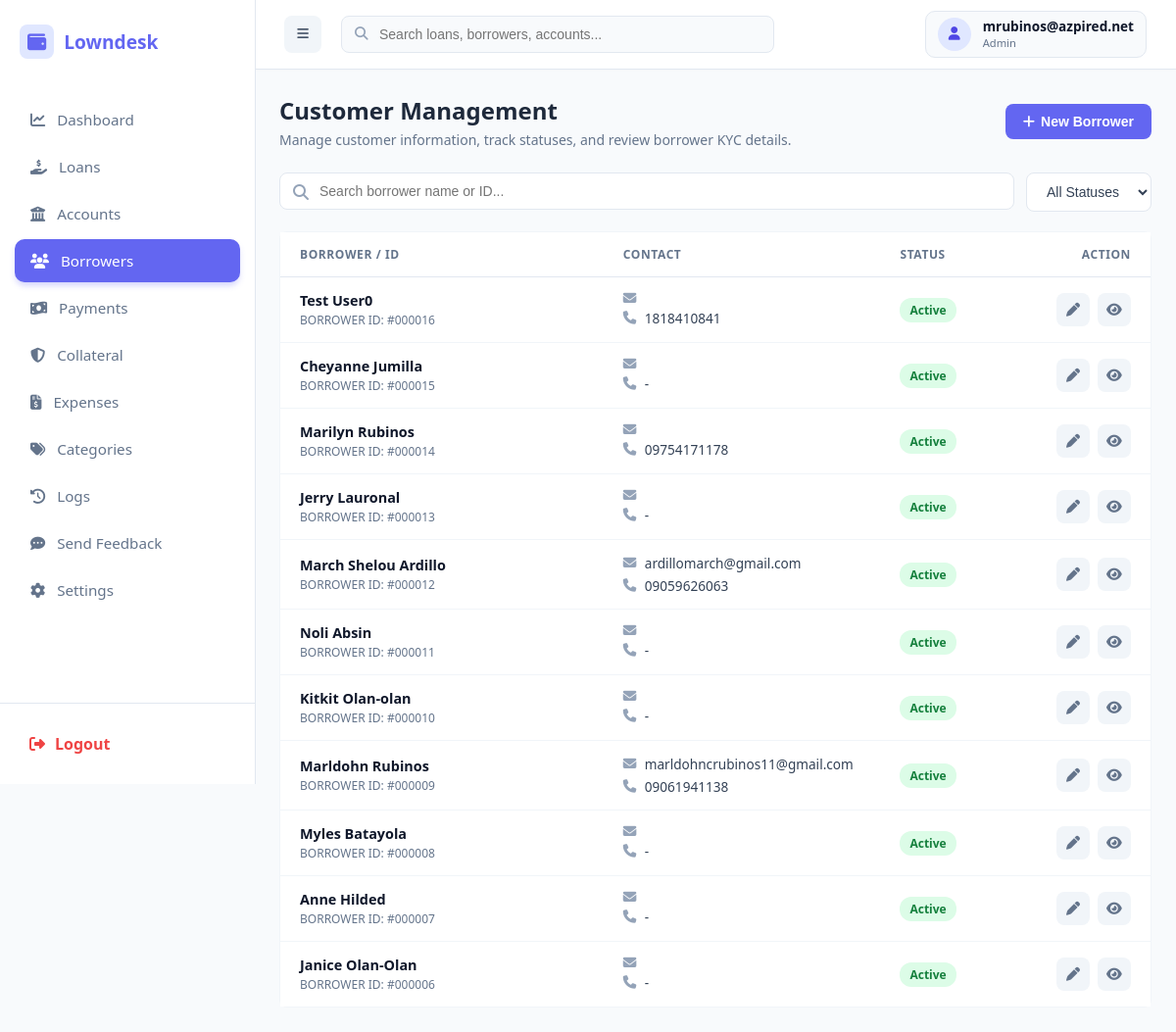
Page /public/index.php?url=borrower/index (signed in) on the earlier database version.
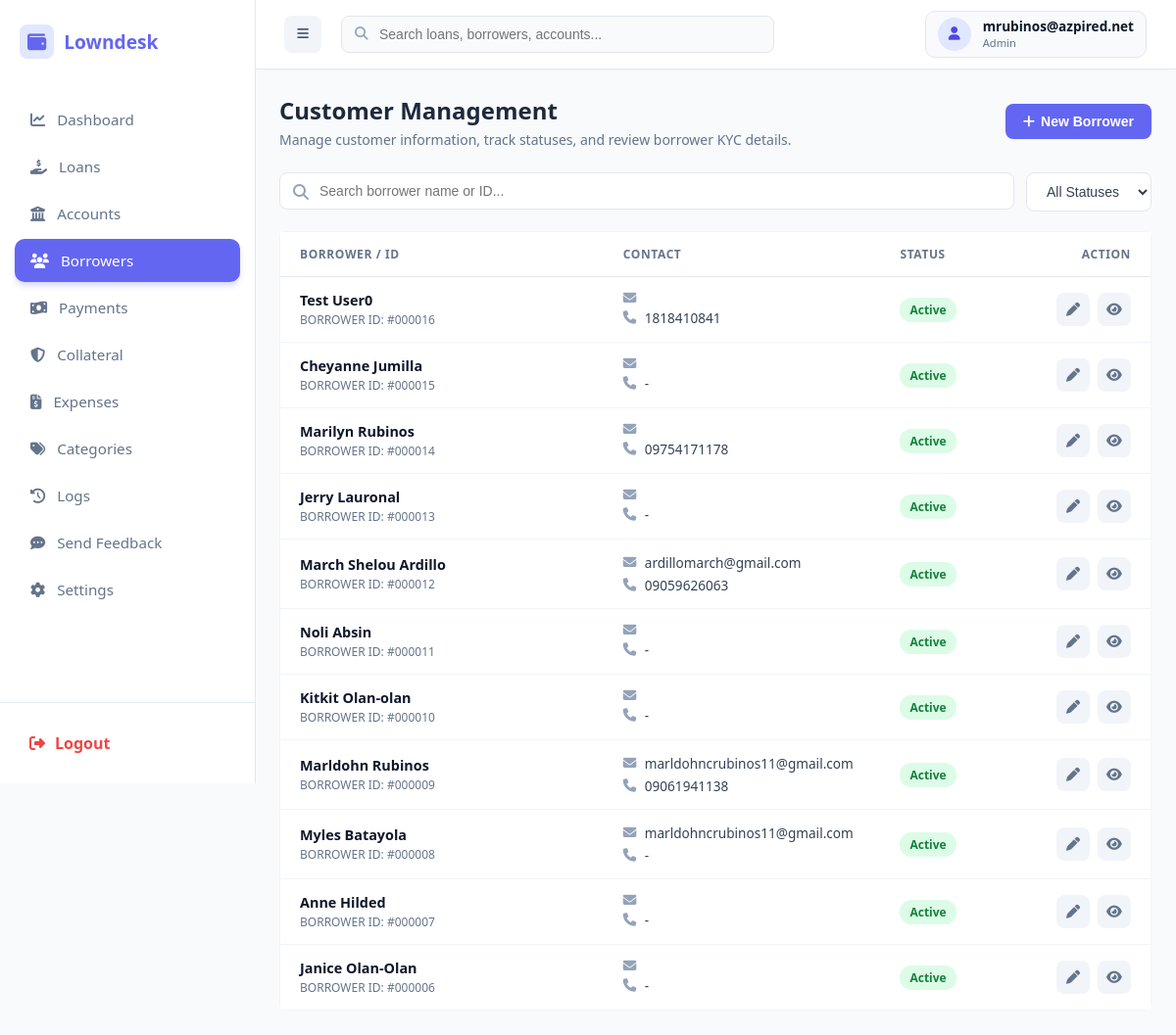
Same page on the later database version.
### tables this page shows
CREATE TABLE `borrowers` (
  `id` int(11) NOT NULL,
  `company_id` int(11) NOT NULL,
  `first_name` varchar(100) NOT NULL,
  `middle_name` varchar(100) DEFAULT NULL,
  `last_name` varchar(100) NOT NULL,
  `gender` varchar(20) DEFAULT NULL,
  `birthdate` date DEFAULT NULL,
  `phone` varchar(30) NOT NULL,
  `email` varchar(100) DEFAULT NULL,
  `address` text NOT NULL,
  `valid_id` varchar(150) DEFAULT NULL,
  `status` tinyint(1) DEFAULT 1,
  `created_at` timestamp NOT NULL DEFAULT current_timestamp(),
  `occupation` text DEFAULT NULL
);

### app/controllers/BorrowerController.php (called while the page is built, shortened)
<?php
require_once __DIR__ . '/../models/Borrower.php';
class BorrowerController {
    private $borrowerModel;
    public function __construct() {
        $this->borrowerModel = new Borrower();
    }
    public function index() {
        $borrowers = $this->borrowerModel->getAll();
        require_once __DIR__ . '/../views/admin/borrowers/index.php';
    }
}

### public/index.php (called while the page is built, shortened)
<?php
require_once __DIR__ . "/../app/core/Database.php";
require_once __DIR__ . "/../app/core/Model.php";
$init = new App();

### app/core/Database.php (called while the page is built)
<?php
class Database {
    private static $host = "localhost";
    private static $port = "3306";
    private static $db   = "loan_saas_db";
    private static $user = "root";
    private static $pass = "";
    public static function getConnection() {
        try {
            $conn = new PDO(
                "mysql:host=" . self::$host . ";port=" . self::$port . ";dbname=" . self::$db,
                self::$user,
                self::$pass
            );
            $conn->setAttribute(PDO::ATTR_ERRMODE, PDO::ERRMODE_EXCEPTION);
            $conn->setAttribute(PDO::ATTR_DEFAULT_FETCH_MODE, PDO::FETCH_ASSOC);
            return $conn;
        } catch (Exception $e) {
            die("Database connection failed: " . $e->getMessage());
        }
    }
}

### app/core/Model.php (called while the page is built, shortened)
<?php
require_once __DIR__ . "/Database.php";
class Model {
    public function __construct() {
        $this->conn = Database::getConnection();
    }
    protected function getTenantId() {
        return $_SESSION['user']['company_id'] ?? 1;
    }
}

### app/models/Borrower.php (called while the page is built, shortened)
<?php
require_once __DIR__ . '/../core/Model.php';
class Borrower extends Model {
    public function getAll() {
        $stmt = $this->conn->prepare("SELECT * FROM borrowers WHERE company_id = ? ORDER BY id DESC");
        $stmt->execute([$this->getTenantId()]);
        return $stmt->fetchAll();
    }
}

### app/views/admin/borrowers/index.php (the view, shortened to what the changed rows need)
<?php require_once dirname(__DIR__, 2) . '/layouts/header.php'; ?>
<div class="page-header">
    <div>
        <h1 class="page-title">Customer Management</h1>
    </div>
</div>
<div class="customer-list">
    <?php if (empty($borrowers)): ?>
        <div style="padding: 40px; text-align: center; color: #94a3b8; font-size: 0.875rem;">No customer records found.</div>
    <?php else: ?>
        <?php foreach ($borrowers as $b): ?>
            <div class="customer-row borrower-data-row">
                <div>
                    <div style="font-weight: 700; color: #0f172a; font-size: 0.9rem;" class="borrower-name">
                        <?= htmlspecialchars($b['first_name'] . ' ' . $b['last_name']) ?>
                    </div>
                    <div style="font-size: 0.75rem; color: #64748b; margin-top: 2px;" class="borrower-id">
                        BORROWER ID: #<?= str_pad($b['id'], 6, '0', STR_PAD_LEFT) ?>
                    </div>
                </div>
                <div>
                    <div style="font-size: 0.85rem; color: #334155; display: flex; align-items: center; gap: 8px;">
                        <i class="fas fa-envelope" style="color: #94a3b8; width: 14px;"></i> <?= htmlspecialchars($b['email'] ?? '-') ?>
                    </div>
                    <div style="font-size: 0.85rem; color: #334155; display: flex; align-items: center; gap: 8px; margin-top: 4px;">
                        <i class="fas fa-phone" style="color: #94a3b8; width: 14px;"></i> <?= htmlspecialchars($b['phone'] ?? '-') ?>
                    </div>
                </div>
                <div>
                    <span class="badge <?= ($b['status'] ?? 1) == 1 ? 'badge-active' : 'badge-inactive' ?> borrower-status">
                        <?= ($b['status'] ?? 1) == 1 ? 'Active' : 'Inactive' ?>
                    </span>
                </div>
                <div class="action-group">
                    <button type="button" class="icon-btn icon-btn-edit"
                            title="Edit Borrower"
                            data-id="<?= $b['id'] ?>"
                            data-first_name="<?= htmlspecialchars($b['first_name'] ?? '', ENT_QUOTES) ?>"
                            data-middle_name="<?= htmlspecialchars($b['middle_name'] ?? '', ENT_QUOTES) ?>"
                            data-last_name="<?= htmlspecialchars($b['last_name'] ?? '', ENT_QUOTES) ?>"
                            data-phone="<?= htmlspecialchars($b['phone'] ?? '', ENT_QUOTES) ?>"
                            data-email="<?= htmlspecialchars($b['email'] ?? '', ENT_QUOTES) ?>"
                            data-gender="<?= htmlspecialchars($b['gender'] ?? '', ENT_QUOTES) ?>"
                            data-birthdate="<?= htmlspecialchars($b['birthdate'] ?? '', ENT_QUOTES) ?>"
                            data-valid_id="<?= htmlspecialchars($b['valid_id'] ?? '', ENT_QUOTES) ?>"
                            data-address="<?= htmlspecialchars($b['address'] ?? '', ENT_QUOTES) ?>"
                            onclick="openEditModal(this)">
                        <i class="fas fa-pen"></i>
                    </button>
                    <a href="/loansaas/public/index.php?url=borrower/details&id=<?= $b['id'] ?>" class="icon-btn icon-btn-view" title="View Details">
                        <i class="fas fa-eye"></i>
                    </a>
                </div>
            </div>
        <?php endforeach; ?>
    <?php endif; ?>
</div>
<?php require_once dirname(__DIR__, 2) . '/layouts/footer.php'; ?>

Differences in the rows shown:
changed borrowers "Myles Batayola": email (not shown) → "marldohncrubinos11@gmail.com"
